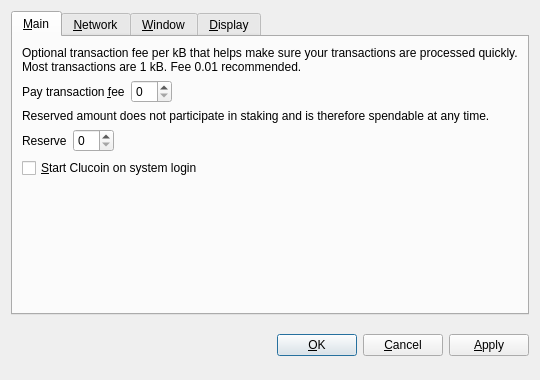
<?xml version="1.0" encoding="UTF-8"?>
<ui version="4.0">
 <class>OptionsDialog</class>
 <widget class="QDialog" name="OptionsDialog">
  <property name="geometry">
   <rect>
    <x>0</x>
    <y>0</y>
    <width>540</width>
    <height>380</height>
   </rect>
  </property>
  <property name="windowTitle">
   <string>Options</string>
  </property>
  <property name="modal">
   <bool>true</bool>
  </property>
  <layout class="QVBoxLayout" name="verticalLayout">
   <item>
    <widget class="QTabWidget" name="tabWidget">
     <property name="tabPosition">
      <enum>QTabWidget::North</enum>
     </property>
     <property name="currentIndex">
      <number>0</number>
     </property>
     <widget class="QWidget" name="tabMain">
      <attribute name="title">
       <string>&amp;Main</string>
      </attribute>
      <layout class="QVBoxLayout" name="verticalLayout_Main">
       <item>
        <widget class="QLabel" name="transactionFeeInfoLabel">
         <property name="text">
          <string>Optional transaction fee per kB that helps make sure your transactions are processed quickly. Most transactions are 1 kB. Fee 0.01 recommended.</string>
         </property>
         <property name="textFormat">
          <enum>Qt::PlainText</enum>
         </property>
         <property name="wordWrap">
          <bool>true</bool>
         </property>
        </widget>
       </item>
       <item>
        <layout class="QHBoxLayout" name="horizontalLayoutFee">
         <item>
          <widget class="QLabel" name="transactionFeeLabel">
           <property name="text">
            <string>Pay transaction &amp;fee</string>
           </property>
           <property name="textFormat">
            <enum>Qt::PlainText</enum>
           </property>
           <property name="buddy">
            <cstring>transactionFee</cstring>
           </property>
          </widget>
         </item>
         <item>
          <widget class="BitcoinAmountField" name="transactionFee"/>
         </item>
         <item>
          <spacer name="horizontalSpacerFee">
           <property name="orientation">
            <enum>Qt::Horizontal</enum>
           </property>
           <property name="sizeHint" stdset="0">
            <size>
             <width>40</width>
             <height>20</height>
            </size>
           </property>
          </spacer>
         </item>
        </layout>
       </item>
       <item>
        <widget class="QLabel" name="reserveBalanceInfoLabel">
         <property name="text">
          <string>Reserved amount does not participate in staking and is therefore spendable at any time.</string>
         </property>
         <property name="textFormat">
          <enum>Qt::PlainText</enum>
         </property>
         <property name="wordWrap">
          <bool>true</bool>
         </property>
        </widget>
       </item>
       <item>
        <layout class="QHBoxLayout" name="horizontalLayoutReserveBalance">
         <item>
          <widget class="QLabel" name="reserveBalanceLabel">
           <property name="text">
            <string>Reserve</string>
           </property>
           <property name="textFormat">
            <enum>Qt::PlainText</enum>
           </property>
           <property name="buddy">
            <cstring>reserveBalance</cstring>
           </property>
          </widget>
         </item>
         <item>
          <widget class="BitcoinAmountField" name="reserveBalance"/>
         </item>
         <item>
          <spacer name="horizontalSpacerReserveBalance">
           <property name="orientation">
            <enum>Qt::Horizontal</enum>
           </property>
           <property name="sizeHint" stdset="0">
            <size>
             <width>40</width>
             <height>20</height>
            </size>
           </property>
          </spacer>
         </item>
        </layout>
       </item>
       <item>
        <widget class="QCheckBox" name="bitcoinAtStartup">
         <property name="toolTip">
          <string>Automatically start Clucoin after logging in to the system.</string>
         </property>
         <property name="text">
          <string>&amp;Start Clucoin on system login</string>
         </property>
        </widget>
       </item>
       <item>
        <spacer name="verticalSpacer_Main">
         <property name="orientation">
          <enum>Qt::Vertical</enum>
         </property>
         <property name="sizeHint" stdset="0">
          <size>
           <width>20</width>
           <height>40</height>
          </size>
         </property>
        </spacer>
       </item>
      </layout>
     </widget>
     <widget class="QWidget" name="tabNetwork">
      <attribute name="title">
       <string>&amp;Network</string>
      </attribute>
      <layout class="QVBoxLayout" name="verticalLayout_Network">
       <item>
        <widget class="QCheckBox" name="mapPortUpnp">
         <property name="toolTip">
          <string>Automatically open the Clucoin client port on the router. This only works when your router supports UPnP and it is enabled.</string>
         </property>
         <property name="text">
          <string>Map port using &amp;UPnP</string>
         </property>
        </widget>
       </item>
       <item>
        <widget class="QCheckBox" name="connectSocks">
         <property name="toolTip">
          <string>Connect to the Clucoin network through a SOCKS5 proxy (e.g. when connecting through Tor).</string>
         </property>
         <property name="text">
          <string>&amp;Connect through SOCKS5 proxy:</string>
         </property>
        </widget>
       </item>
       <item>
        <layout class="QHBoxLayout" name="horizontalLayout_Network">
         <item>
          <widget class="QLabel" name="proxyIpLabel">
           <property name="text">
            <string>Proxy &amp;IP:</string>
           </property>
           <property name="textFormat">
            <enum>Qt::PlainText</enum>
           </property>
           <property name="buddy">
            <cstring>proxyIp</cstring>
           </property>
          </widget>
         </item>
         <item>
          <widget class="QValidatedLineEdit" name="proxyIp">
           <property name="maximumSize">
            <size>
             <width>140</width>
             <height>16777215</height>
            </size>
           </property>
           <property name="toolTip">
            <string>IP address of the proxy (e.g. 127.0.0.1)</string>
           </property>
          </widget>
         </item>
         <item>
          <widget class="QLabel" name="proxyPortLabel">
           <property name="text">
            <string>&amp;Port:</string>
           </property>
           <property name="textFormat">
            <enum>Qt::PlainText</enum>
           </property>
           <property name="buddy">
            <cstring>proxyPort</cstring>
           </property>
          </widget>
         </item>
         <item>
          <widget class="QLineEdit" name="proxyPort">
           <property name="maximumSize">
            <size>
             <width>55</width>
             <height>16777215</height>
            </size>
           </property>
           <property name="toolTip">
            <string>Port of the proxy (e.g. 9050)</string>
           </property>
          </widget>
         </item>
         <item>
          <spacer name="horizontalSpacer_Network">
           <property name="orientation">
            <enum>Qt::Horizontal</enum>
           </property>
           <property name="sizeHint" stdset="0">
            <size>
             <width>40</width>
             <height>20</height>
            </size>
           </property>
          </spacer>
         </item>
        </layout>
       </item>
       <item>
        <spacer name="verticalSpacer_Network">
         <property name="orientation">
          <enum>Qt::Vertical</enum>
         </property>
         <property name="sizeHint" stdset="0">
          <size>
           <width>20</width>
           <height>40</height>
          </size>
         </property>
        </spacer>
       </item>
      </layout>
     </widget>
     <widget class="QWidget" name="tabWindow">
      <attribute name="title">
       <string>&amp;Window</string>
      </attribute>
      <layout class="QVBoxLayout" name="verticalLayout_Window">
       <item>
        <widget class="QCheckBox" name="minimizeToTray">
         <property name="toolTip">
          <string>Show only a tray icon after minimizing the window.</string>
         </property>
         <property name="text">
          <string>&amp;Minimize to the tray instead of the taskbar</string>
         </property>
        </widget>
       </item>
       <item>
        <widget class="QCheckBox" name="minimizeOnClose">
         <property name="toolTip">
          <string>Minimize instead of exit the application when the window is closed. When this option is enabled, the application will be closed only after selecting Quit in the menu.</string>
         </property>
         <property name="text">
          <string>M&amp;inimize on close</string>
         </property>
        </widget>
       </item>
       <item>
        <spacer name="verticalSpacer_Window">
         <property name="orientation">
          <enum>Qt::Vertical</enum>
         </property>
         <property name="sizeHint" stdset="0">
          <size>
           <width>20</width>
           <height>40</height>
          </size>
         </property>
        </spacer>
       </item>
      </layout>
     </widget>
     <widget class="QWidget" name="tabDisplay">
      <attribute name="title">
       <string>&amp;Display</string>
      </attribute>
      <layout class="QVBoxLayout" name="verticalLayout_Display">
       <item>
        <layout class="QHBoxLayout" name="horizontalLayout_1_Display">
         <item>
          <widget class="QLabel" name="langLabel">
           <property name="text">
            <string>User Interface &amp;language:</string>
           </property>
           <property name="textFormat">
            <enum>Qt::PlainText</enum>
           </property>
           <property name="buddy">
            <cstring>lang</cstring>
           </property>
          </widget>
         </item>
         <item>
          <widget class="QValueComboBox" name="lang">
           <property name="toolTip">
            <string>The user interface language can be set here. This setting will take effect after restarting Clucoin.</string>
           </property>
          </widget>
         </item>
        </layout>
       </item>
       <item>
        <layout class="QHBoxLayout" name="horizontalLayout_2_Display">
         <item>
          <widget class="QLabel" name="unitLabel">
           <property name="text">
            <string>&amp;Unit to show amounts in:</string>
           </property>
           <property name="textFormat">
            <enum>Qt::PlainText</enum>
           </property>
           <property name="buddy">
            <cstring>unit</cstring>
           </property>
          </widget>
         </item>
         <item>
          <widget class="QValueComboBox" name="unit">
           <property name="toolTip">
            <string>Choose the default subdivision unit to show in the interface and when sending coins.</string>
           </property>
          </widget>
         </item>
        </layout>
       </item>
       <item>
        <widget class="QCheckBox" name="coinControlFeatures">
         <property name="toolTip">
          <string>Whether to show coin control features or not.</string>
         </property>
         <property name="text">
          <string>Display coin &amp;control features (experts only!)</string>
         </property>
        </widget>
       </item>
       <item>
        <widget class="QCheckBox" name="useBlackTheme">
         <property name="text">
          <string>Use black visual theme (requires restart)</string>
         </property>
        </widget>
       </item>
       <item>
        <spacer name="verticalSpacer_Display">
         <property name="orientation">
          <enum>Qt::Vertical</enum>
         </property>
         <property name="sizeHint" stdset="0">
          <size>
           <width>20</width>
           <height>40</height>
          </size>
         </property>
        </spacer>
       </item>
      </layout>
     </widget>
    </widget>
   </item>
   <item>
    <layout class="QHBoxLayout" name="horizontalLayout_Buttons">
     <item>
      <spacer name="horizontalSpacer_1">
       <property name="orientation">
        <enum>Qt::Horizontal</enum>
       </property>
       <property name="sizeHint" stdset="0">
        <size>
         <width>40</width>
         <height>48</height>
        </size>
       </property>
      </spacer>
     </item>
     <item>
      <widget class="QLabel" name="statusLabel">
       <property name="font">
        <font>
         <weight>75</weight>
         <bold>true</bold>
        </font>
       </property>
       <property name="text">
        <string/>
       </property>
       <property name="textFormat">
        <enum>Qt::PlainText</enum>
       </property>
       <property name="wordWrap">
        <bool>true</bool>
       </property>
      </widget>
     </item>
     <item>
      <spacer name="horizontalSpacer_2">
       <property name="orientation">
        <enum>Qt::Horizontal</enum>
       </property>
       <property name="sizeHint" stdset="0">
        <size>
         <width>40</width>
         <height>48</height>
        </size>
       </property>
      </spacer>
     </item>
     <item>
      <widget class="QPushButton" name="okButton">
       <property name="text">
        <string>&amp;OK</string>
       </property>
      </widget>
     </item>
     <item>
      <widget class="QPushButton" name="cancelButton">
       <property name="text">
        <string>&amp;Cancel</string>
       </property>
       <property name="autoDefault">
        <bool>false</bool>
       </property>
      </widget>
     </item>
     <item>
      <widget class="QPushButton" name="applyButton">
       <property name="text">
        <string>&amp;Apply</string>
       </property>
       <property name="autoDefault">
        <bool>false</bool>
       </property>
      </widget>
     </item>
    </layout>
   </item>
  </layout>
 </widget>
 <customwidgets>
  <customwidget>
   <class>BitcoinAmountField</class>
   <extends>QSpinBox</extends>
   <header>bitcoinamountfield.h</header>
  </customwidget>
  <customwidget>
   <class>QValueComboBox</class>
   <extends>QComboBox</extends>
   <header>qvaluecombobox.h</header>
  </customwidget>
  <customwidget>
   <class>QValidatedLineEdit</class>
   <extends>QLineEdit</extends>
   <header>qvalidatedlineedit.h</header>
  </customwidget>
 </customwidgets>
 <resources/>
 <connections/>
</ui>
